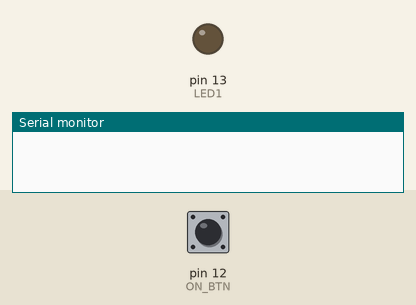
The sketch below on a simulated Arduino Uno, built with avr-gcc and run on an emulated ATmega328P. Shown: output pins drawn as LEDs (lit = HIGH), the last lines printed to the serial monitor. Inputs (shaded band) come from the test bench; at power-on: pin 12 (ON_BTN) HIGH.

Above: at 1.2 s.
1.3 s: pin 12 (ON_BTN) pulled LOW for 0.15 s
At 2.2 s:
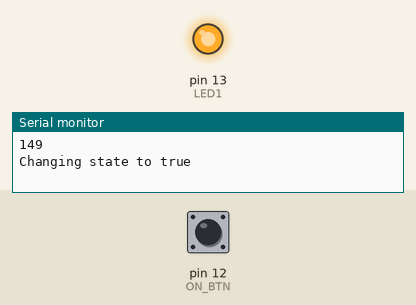
2.9 s: pin 12 (ON_BTN) pulled LOW for 1 s
At 4.7 s:
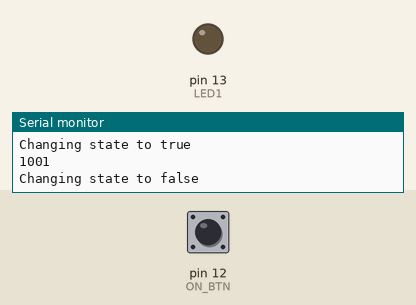
Timing chart, 0 to 6.2 s (numbered marks = the images above; inputs shaded):
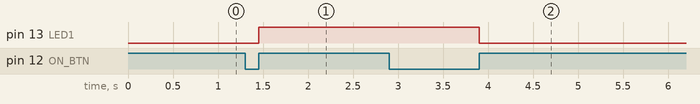

The sketch:

8.2.ino
```cpp
const int LED1 = 13;
const int ON_BTN = 12;
const int DEBOUNCE_TIME = 50;

void setup() {
  // put your setup code here, to run once:
  pinMode(LED1, OUTPUT);
  pinMode(ON_BTN, INPUT_PULLUP);
  Serial.begin(9600);
}

void loop() {
  static bool led_on = false;

  static bool old_state;
  static unsigned long prev_time;
  unsigned long current_time = millis(); // save current time in time

  int value = button_pressed_time();

  if (value != old_state && current_time - prev_time > DEBOUNCE_TIME){


    if(value <= 1000 && led_on == false){
      led_on = true;
      digitalWrite(LED1, HIGH);
      Serial.println("Changing state to true");
    }
    else if(value >= 1000 && led_on == true){
      led_on = false;
      digitalWrite(LED1, LOW);
      Serial.println("Changing state to false");
    }

    value = 0;

    old_state = value;
    prev_time = current_time;
  }

}

/// Stateful function that returns the number of milliseconds the button was kept pressed
/// before it was released.
/// Returns a value once each time the button was released.
/// @return The time the button was kept pressed before it was released, in milliseconds, or -1 if no button release was detected since the last call to this function.
int button_pressed_time(){
  int value = digitalRead(ON_BTN);

  if(value == LOW){
    unsigned long time = millis();

    while(value != HIGH){
      value = digitalRead(ON_BTN);
    }
    Serial.println(millis() - time);

    return millis() - time;
  }

  else{
    return 0;
  }
}
```

Measured:
- after the input at 1.3 s, pin 13 (LED1): LOW → HIGH after 0.15 s
- after the input at 2.9 s, pin 13 (LED1): HIGH → LOW after 1.0 s
